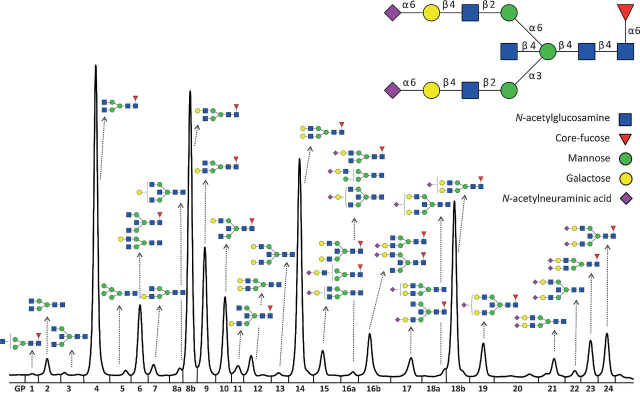
#> input picture site/additions/learning/Glycome.jpg, 1280 x 785 px (shown at 1/2 size)
$ python make-learning-figures.py
#> lines starting #> are read from the running program, lines starting #| are printed output that depends on the picture; after the words box and inside, x2 and y2 are one past the last pixel; in counts of white or black regions, pixels touching at a corner belong together
#!/usr/bin/env python3
"""Theme derivatives of the two raster learning figures (Glycome.jpg, Glycomics.jpg). Needs Pillow and numpy.
The originals in additions/learning/ are never changed and stay downloadable.

What is changed, and what is not:
  * Only the white BACKGROUND becomes transparent: near-white, unsaturated pixels connected to the image border
    (flood fill), plus enclosed pockets of pure flat paper white (inside letters, between lines). Tinted light
    details of the drawing (highlights) stay as they are. No inversion of the picture.
  * A 2 px band next to the removed background is un-mixed from white, so no white fringe remains on a dark page.
  * Dark variant only: neutral dark pixels (black lettering, the measured curve, leader lines, symbol outlines)
    are mapped to light greys so they stay readable on a dark page. Coloured pixels keep their colour.
Output: additions/learning/derived/<name>-light.png, <name>-dark.png, and report.json (pixel statistics).
"""
import json, pathlib
import numpy as np
from PIL import Image, ImageDraw, ImageFilter

D = pathlib.Path(__file__).resolve().parent.parent / "additions" / "learning"
OUT = D / "derived"; OUT.mkdir(exist_ok=True)
report = {}
# (name, source file, relight neutral darks in the dark variant). The SPAAC frame is a still of the archive
# animation (white ground); it is a 3D rendering, so its dark atoms are left as they are.
JOBS = (("Glycome", D / "Glycome.jpg", True), ("Glycomics", D / "Glycomics.jpg", True), ("spaac-frame", D.parent / "derived" / "spaac-animation-frame.png", False))
for name, src, relight in JOBS:
    rgb = np.array(Image.open(src).convert("RGB")).astype(np.int16)
    h, w, _ = rgb.shape
#> h = 785; w = 1280
    mx, mn = rgb.max(2), rgb.min(2)
    near_white = ((mn >= 236) & (mx - mn <= 14)).astype(np.uint8) * 255
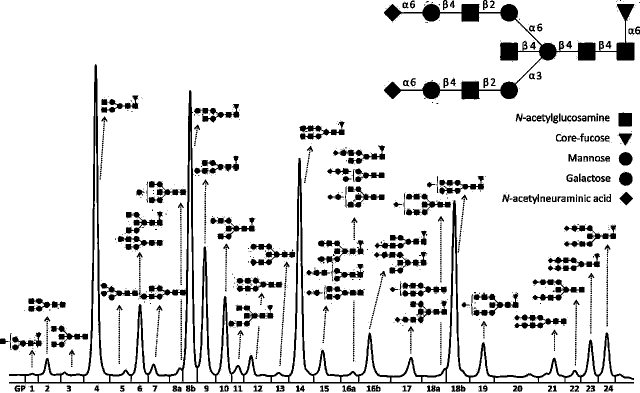
#> near_white: shape (785, 1280) (shown at 1/2 size); 89.4% white; 1554 black regions (1344 under 20 px), largest, box (x1, y1, x2, y2) and area: (18, 128, 1268, 767) 31812, (768, 8, 1269, 199) 14754, (1128, 450, 1232, 494) 1493
    pad = np.pad(near_white, 1, constant_values=255)           # a white ring so the fill reaches every border pixel
#> pad: shape (787, 1282); 89.4% white; 1554 black regions (1344 under 20 px), largest, box (x1, y1, x2, y2) and area: (19, 129, 1269, 768) 31812, (769, 9, 1270, 200) 14754, (1129, 451, 1233, 495) 1493
    m = Image.fromarray(pad).copy(); ImageDraw.floodfill(m, (0, 0), 128)  # copy: fromarray images are read-only
#> after `ImageDraw.floodfill(m, (0, 0), 128)`:
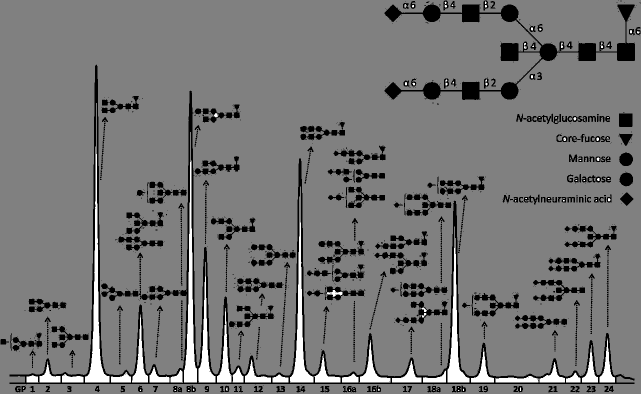
#> m: PIL image 1282x787 L (shown at 1/2 size); min 0, max 255, mean 118.9
    bg = np.array(m)[1:-1, 1:-1] == 128                         # background = white connected to the border
#> bg: shape (785, 1280) bool; 85.9% white; 1538 black regions (1328 under 20 px), largest, box (x1, y1, x2, y2) and area: (18, 128, 1268, 767) 65755, (768, 8, 1269, 199) 14792, (1128, 450, 1232, 494) 1494
    # Paper-white pockets that the fill cannot reach (inside letters, between crossing lines, under the measured
    # curve) are background as well. They are told apart from white picture content by being pure, flat paper white
    # (all channels >= 247, no tint). Checked by eye for both figures: Glycome has no white-filled symbols at all;
    # in Glycomics the highlights of the spheres and tools are tinted (lavender / light blue) and are not touched.
    cand = (mn >= 247) & (mx - mn <= 6) & ~bg
#> cand: shape (785, 1280) bool; 3.3% white; 158 white regions (119 under 20 px), largest, box (x1, y1, x2, y2) and area: (169, 208, 218, 764) 4352, (367, 267, 393, 764) 3867, (579, 372, 626, 764) 3487
    # ... but tiny pure-white spots that are NOT next to black lettering or lines are specular highlights of the
    # drawing (spheres in Glycomics) and must stay. A pocket counts as background if it is large (>= 60 px) or
    # touches neutral dark pixels (letters, curve, leader lines).
    ndark = ((mx - mn <= 38) & (mx <= 150)).astype(np.uint8) * 255
#> ndark: shape (785, 1280); 4% white; 1672 white regions (1486 under 20 px), largest, box (x1, y1, x2, y2) and area: (18, 129, 1268, 767) 24021, (957, 8, 1160, 170) 944, (848, 163, 1009, 198) 467
    near_dark = np.array(Image.fromarray(ndark).filter(ImageFilter.MaxFilter(5))) > 0
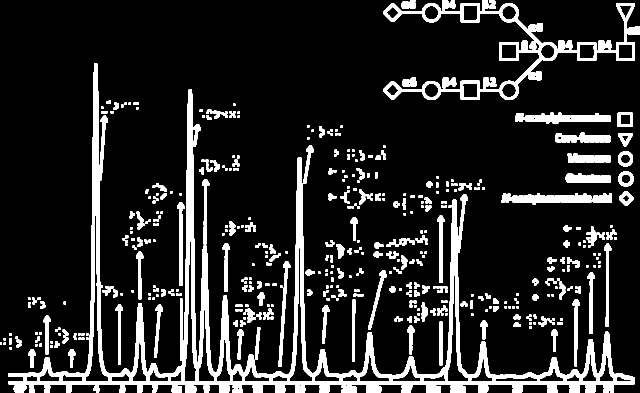
#> near_dark: shape (785, 1280) bool (shown at 1/2 size); 13.8% white; 462 white regions, largest, box (x1, y1, x2, y2) and area: (16, 127, 1270, 785) 68065, (766, 6, 1270, 200) 13623, (1030, 225, 1221, 248) 2807
    pockets = np.zeros_like(cand); seen = np.zeros_like(cand); kept_highlights = 0
    for y0, x0 in zip(*np.where(cand)):
        if seen[y0, x0]: continue
        comp = []; stack = [(y0, x0)]; seen[y0, x0] = True; touches = False
        while stack:
            y, x = stack.pop(); comp.append((y, x)); touches = touches or near_dark[y, x]
            for yy, xx in ((y + 1, x), (y - 1, x), (y, x + 1), (y, x - 1)):
                if 0 <= yy < h and 0 <= xx < w and cand[yy, xx] and not seen[yy, xx]:
                    seen[yy, xx] = True; stack.append((yy, xx))
        if len(comp) >= 60 or touches:
            ys, xs = zip(*comp); pockets[list(ys), list(xs)] = True
        else: kept_highlights += 1
#> this loop made 33476 passes
#> (y0, x0, ys, xs) on passes 1, 2, 19, 20, 28: (2, 890, (2, 3, 3, 4, 5, 5, 5, 4, 6, 4), (890, 890, 891, 891, 891, 890, 889, 889, 890, 890)), (2, 970, (2, 3, 3, 4, 4, 5, 5, 5), (970, 970, 969, 970, 971, 971, 970, 969)), (7, 809, (7,), (809,)), (7, 904, (7, 8, 9, 9, 10, 10, 10), (904, 904, 904, 903, 903, 902, 904)), (9, 825, (9, 10, 10, 10, 11, 12, 12, 13, 13, 10, 11, 12), (825, 825, 824, 823, 823, 823, 824, 824, 825, 826, 826, 826))
#> (y0, x0, ys) on pass 21: (8, 808, (8, 9, 9, 9, 9, 8, 10, 11, 11, 11, 12, 12, 13, 13, 13, 10))
#> after the loop, kept_highlights = 9
    bg = bg | pockets
#> bg: shape (785, 1280) bool; 89.2% white; 1864 black regions (1653 under 20 px), largest, box (x1, y1, x2, y2) and area: (18, 128, 1268, 767) 32759, (768, 8, 1269, 199) 14756, (1128, 450, 1232, 494) 1494
    enclosed_white = (near_white == 255) & ~bg                  # remaining light pixels: part of the drawing, kept
#> enclosed_white: shape (785, 1280) bool; 0.19% white in thin lines or dots
    band = np.array(Image.fromarray(bg.astype(np.uint8) * 255).filter(ImageFilter.MaxFilter(5))) > 0
#> band: shape (785, 1280) bool; 97.6% white; 366 black regions (63 under 20 px), largest, box (x1, y1, x2, y2) and area: (1235, 87, 1267, 119) 1004, (1003, 87, 1034, 119) 976, (1158, 87, 1189, 119) 973
    band &= ~bg
#> band: shape (785, 1280) bool; 8.4% white; 1864 white regions (1653 under 20 px), largest, box (x1, y1, x2, y2) and area: (18, 128, 1268, 767) 31593, (768, 8, 1269, 199) 5081, (1128, 450, 1232, 494) 1068
    alpha = np.full((h, w), 255, np.float32)
    alpha[bg] = 0
    out = rgb.astype(np.float32)
    # un-mix white from the anti-aliased edge pixels: c = a*fg + (1-a)*255
    a_edge = 1 - out[band].min(1) / 255.0
    a_edge = np.clip(a_edge * 1.15, 0.0, 1.0)
    fg = np.where(a_edge[:, None] > 0.02, (out[band] - (1 - a_edge[:, None]) * 255) / np.maximum(a_edge[:, None], 0.02), 0)
    out[band] = np.clip(fg, 0, 255); alpha[band] = a_edge * 255
#> after `alpha[band] = a_edge * 255`:
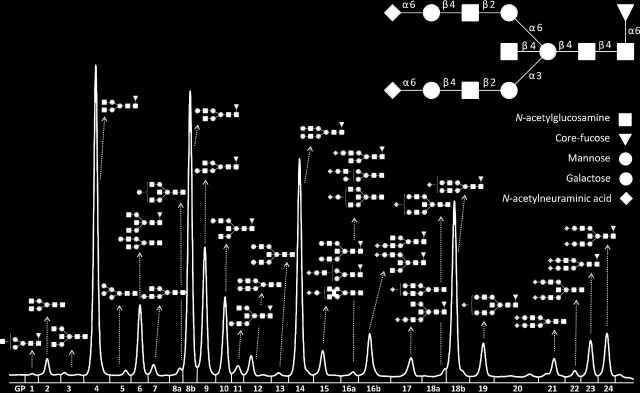
#> alpha: shape (785, 1280) float32 (shown at 1/2 size); min 0, max 255, mean 19.8
    light = np.dstack([out, alpha]).astype(np.uint8)
    Image.fromarray(light, "RGBA").save(OUT / f"{name}-light.png", optimize=True)
    dark = out.copy()
    v = dark.max(2); sat = dark.max(2) - dark.min(2)
#> after `sat = dark.max(2) - dark.min(2)`:
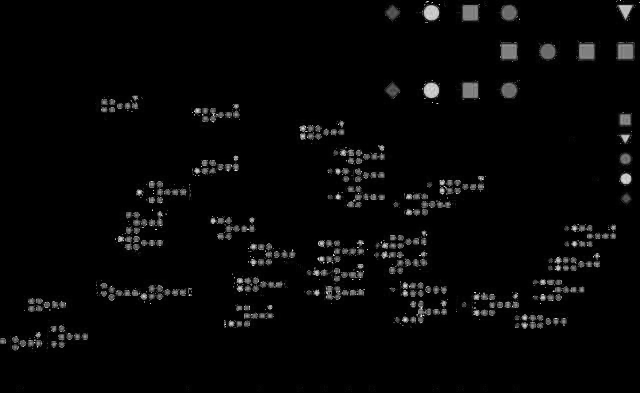
#> sat: shape (785, 1280) float32 (shown at 1/2 size); min 0, max 240, mean 6.7
    neutral_dark = (sat <= 38) & (v <= 150) & (alpha > 0) & relight
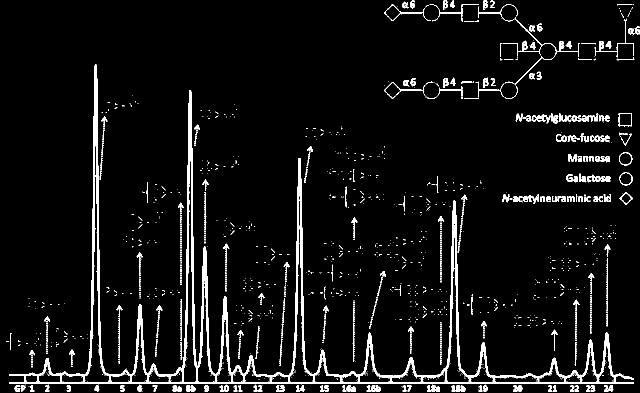
#> neutral_dark: shape (785, 1280) bool (shown at 1/2 size); 5.6% white; 1879 white regions (1698 under 20 px), largest, box (x1, y1, x2, y2) and area: (18, 128, 1268, 767) 31552, (957, 8, 1160, 170) 1154, (768, 163, 866, 198) 308
    grey = dark[neutral_dark].mean(1)
    dark[neutral_dark] = (236 - grey * 0.62)[:, None]           # black -> #ececec, mid grey stays mid grey
    Image.fromarray(np.dstack([dark, alpha]).astype(np.uint8), "RGBA").save(OUT / f"{name}-dark.png", optimize=True)
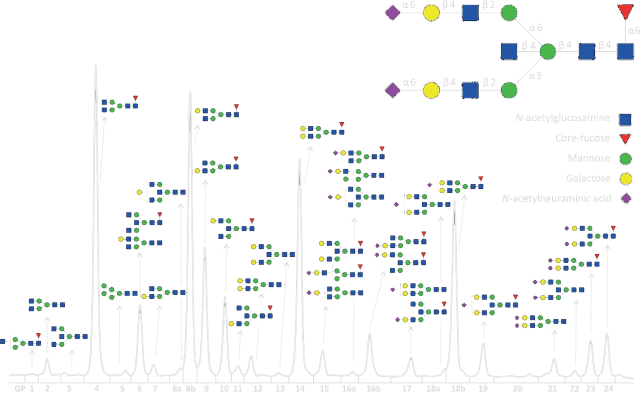
#> saved as Glycome-dark.png: PIL image 1280x785 RGBA (shown at 1/2 size); mean R, G, B, A 243.3, 245.5, 244.6, 19.8; transparent parts drawn white
    report[name] = {"size": [w, h], "background_removed_share": round(float(bg.mean()), 4), "paper_white_pockets_px": int(pockets.sum()), "white_highlights_kept": kept_highlights, "light_pixels_kept_in_drawing_px": int(enclosed_white.sum()), "edge_band_px": int(band.sum()), "neutral_dark_relit_px": int(neutral_dark.sum())}
#> pass 2 of the loop `for name, src, relight in JOBS:`:
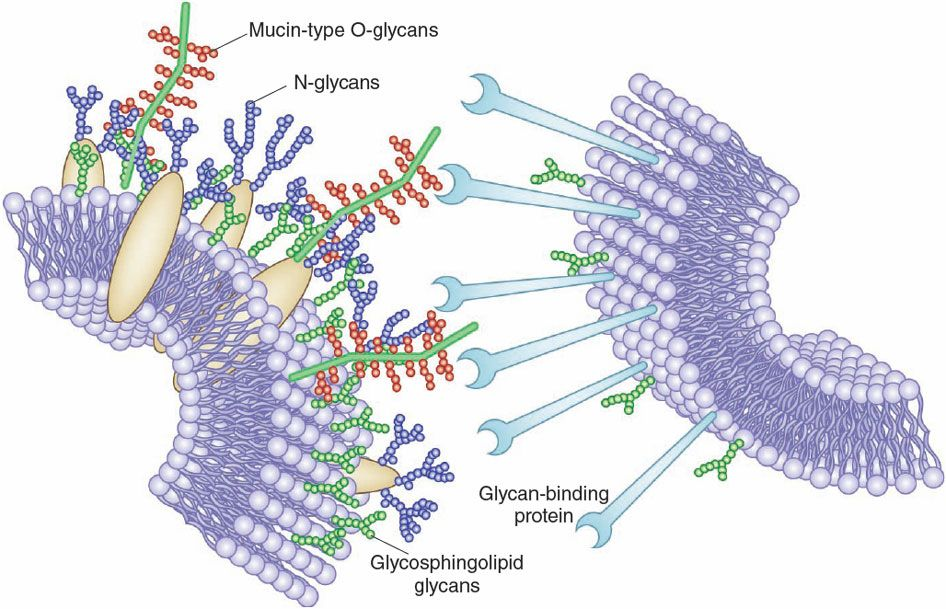
#> input picture site/additions/learning/Glycomics.jpg, 946 x 609 px
#> rgb: shape (609, 946, 3) int16
#> mx: shape (609, 946) int16
#> mn: shape (609, 946) int16
#> `near_white = ((mn >= 236) & (mx - mn <= 14)).astype(np.uint8) * 255`:
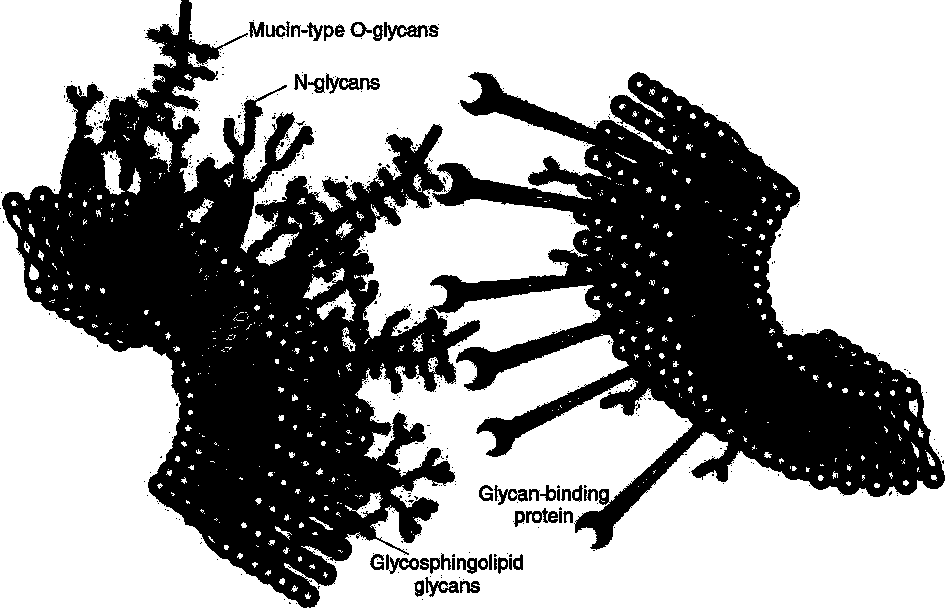
#> near_white: shape (609, 946); 61.6% white; 581 black regions (536 under 20 px), largest, box (x1, y1, x2, y2) and area: (2, 0, 945, 608) 214893, (326, 73, 380, 94) 428, (384, 22, 428, 41) 349
#> pad: shape (611, 948); 61.8% white; 581 black regions (536 under 20 px), largest, box (x1, y1, x2, y2) and area: (3, 1, 946, 609) 214893, (327, 74, 381, 95) 428, (385, 23, 429, 42) 349
#> m: PIL image 948x611 L
#> cand: shape (609, 946) bool; 0.65% white in thin lines or dots
#> ndark: shape (609, 946); 1.3% white in thin lines or dots
#> near_dark: shape (609, 946) bool; 9.9% white; 654 white regions, largest, box (x1, y1, x2, y2) and area: (366, 529, 525, 575) 2866, (190, 316, 265, 391) 2358, (477, 484, 610, 506) 2077
#> the loop `for y0, x0 in zip(*np.where(cand)):` made 3745 passes
#> (y0, x0, ys, xs) on passes 20, 21, 25, 34, 36, 38: (27, 397, (27,), (397,)), (28, 252, (28,), (252,)), (28, 339, (28, 28, 29, 29, 29, 29), (339, 340, 340, 341, 339, 338)), (28, 377, (28,), (377,)), (28, 412, (28, 28, 29, 29, 29), (412, 413, 412, 411, 410)), (28, 417, (28, 29), (417, 417))
#> after the loop `for y0, x0 in zip(*np.where(cand)):`: kept_highlights = 618
#> enclosed_white: shape (609, 946) bool; 1.6% white in thin lines or dots
#> alpha: shape (609, 946) float32
#> light: shape (609, 946, 4)
#> v: shape (609, 946) float32
#> sat: shape (609, 946) float32
#> `neutral_dark = (sat <= 38) & (v <= 150) & (alpha > 0) & relight`:
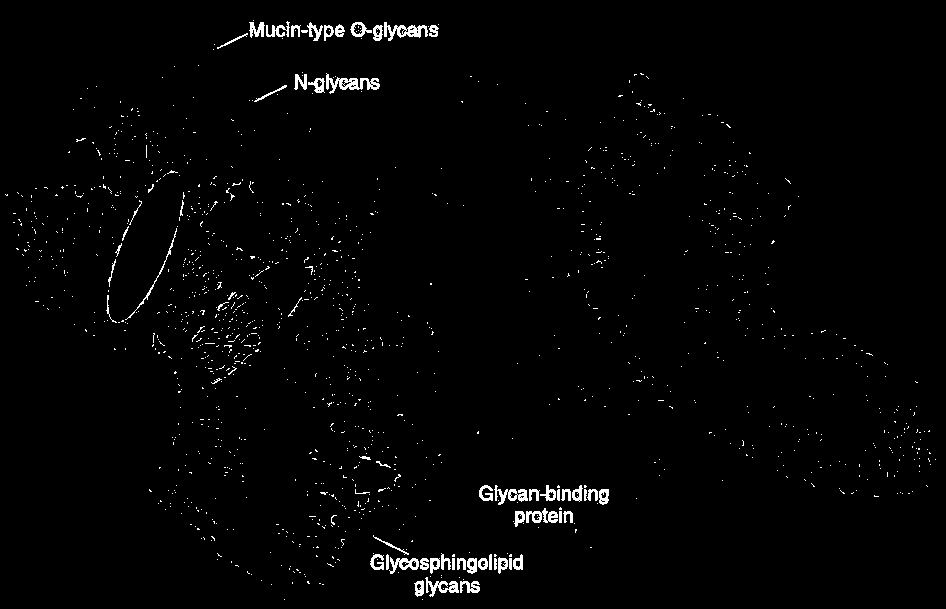
#> neutral_dark: shape (609, 946) bool; 1.6% white in thin lines or dots
#> grey = 9219 values, max 147.7 at index 5258, min 0 at index 579, mean 54.43
(OUT / "report.json").write_text(json.dumps(report, indent=1))
print(json.dumps(report))
#> (printed output is left out)
